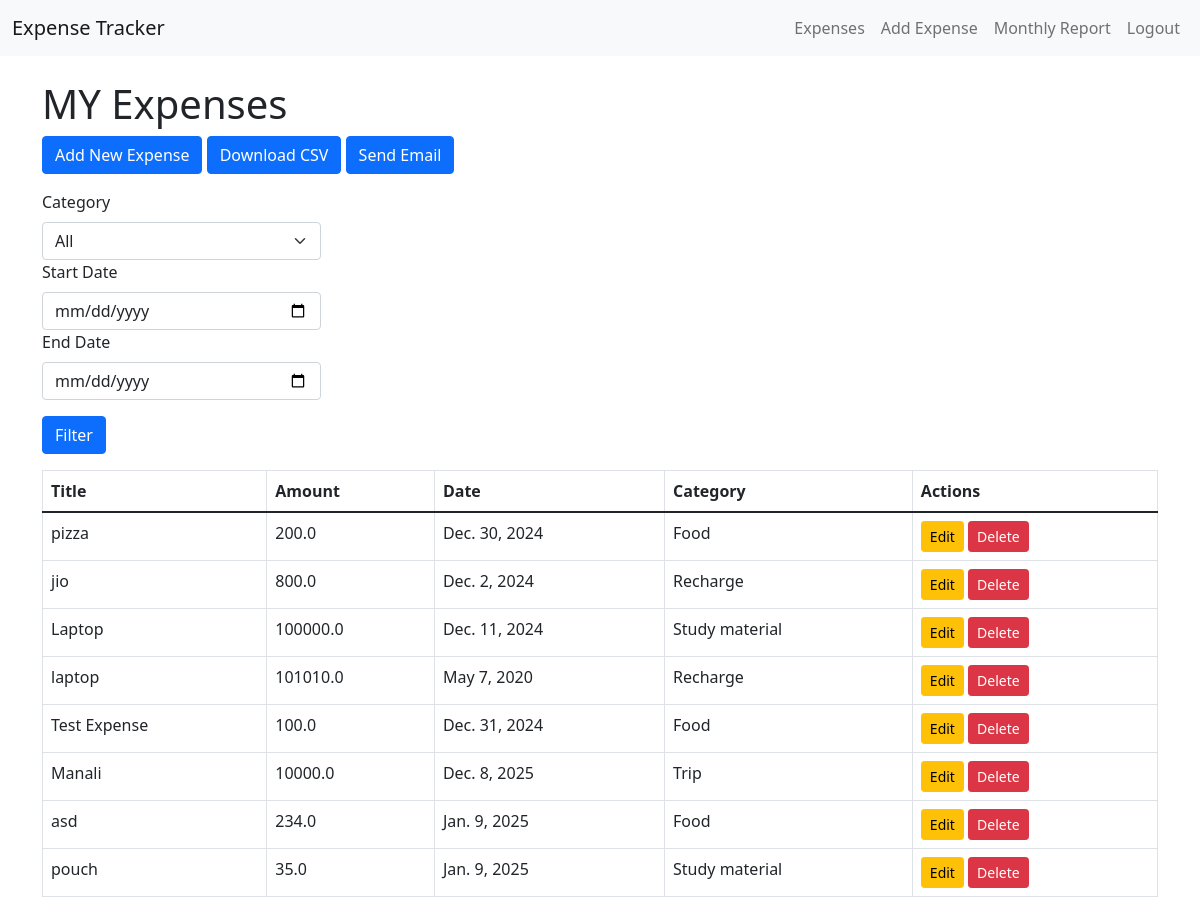
Page / (signed in) on the earlier database version.
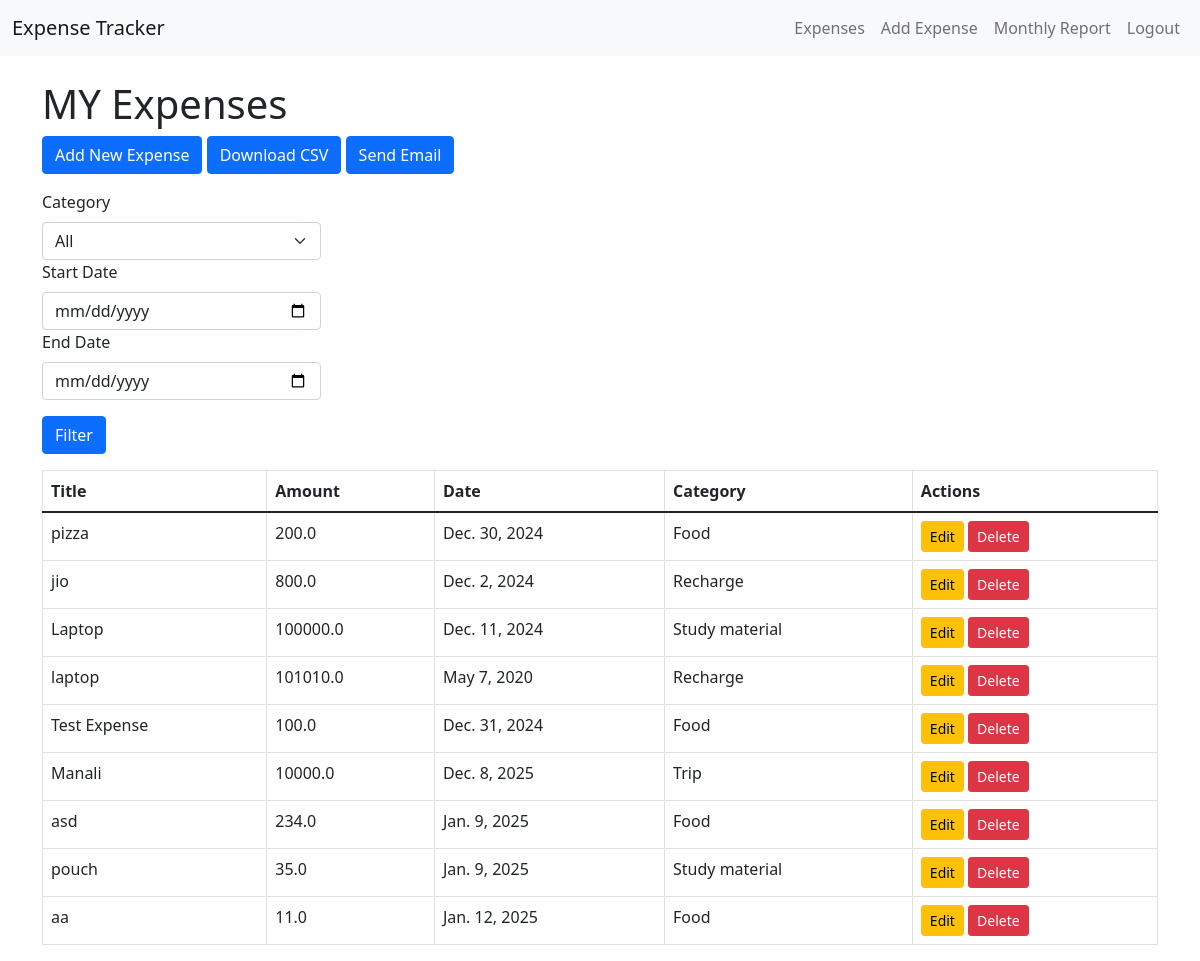
Same page on the later database version.
### tracker/models.py (models this page shows, shortened)
class Expense(models.Model):
    title = models.CharField(max_length=100)
    amount = models.FloatField()
    date = models.DateField()
    category = models.ForeignKey(Category, on_delete=models.SET_NULL, null=True)
    user = models.ForeignKey(User, on_delete=models.CASCADE)

class Category(models.Model):
    name = models.CharField(max_length=50)

### tracker/views.py (the view)
# urls.py: path('', views.expense_list, name='expense_list'),
@login_required
def expense_list(request):
    expenses = Expense.objects.filter(user=request.user)
    category_id = request.GET.get('category')
    start_date = request.GET.get('start_date')
    end_date = request.GET.get('end_date')
    if category_id:
        expenses = expenses.filter(category_id=category_id)
    if start_date and end_date:
        expenses = expenses.filter(date__range=[start_date, end_date])
    categories = Category.objects.all()
    return render(request, 'tracker/expense_list.html', {'expenses': expenses,'categories': categories,'selected category': category_id, 'start_date': start_date, 'end_date': end_date})

### tracker/templates/tracker/expense_list.html (shortened to what this page needs)
{% extends 'tracker/base.html' %}
{% block content %}
<h1>MY Expenses</h1>
<a href="{% url 'add_expense' %}" class="btn btn-primary mb-3">Add New Expense</a>
<a href="{% url 'export_csv' %}" class="btn btn-primary mb-3">Download CSV</a>
<a href="{% url 'send_email' %}" class="btn btn-primary mb-3">Send Email</a>
<form method="GET" class ="mb-3">
    <div class = "col-md-3">
        <label for="category" class="form-label">Category</label>
        <select name="category" id="category" class="form-select">
            <option value="">All</option>
        </select>
    </div>
    <div class="col-md-3">
        <label for="start_date" class="form-label">Start Date</label>
        <input type="date" name="start_date" id="start_date" class="form-control" value="{{ start_date }}">
    </div>
    <div class="col-md-3">
        <label for="end_date" class="form-label">End Date</label>
        <input type="date" name="end_date" id="end_date" class="form-control" value="{{ end_date }}">
    </div>
    <div class="col-md-3" d-flex align-items-end>
        <button type="submit" class="btn btn-primary mt-3">Filter</button>
    </div>
</form>
<table class="table table-bordered">
    <thead>
        <tr>
            <th>Title</th>
            <th>Amount</th>
            <th>Date</th>
            <th>Category</th>
            <th>Actions</th>
        </tr>
    </thead>
    <tbody>
        {% for expense in expenses %}
        <tr>
            <td>{{ expense.title }}</td>
            <td>{{ expense.amount }}</td>
            <td>{{ expense.date }}</td>
            <td>{{ expense.category.name }}</td>
            <td>
                <a href="{% url 'edit_expense' expense.id %}" class="btn btn-warning btn-sm">Edit</a>
                <a href="{% url 'delete_expense' expense.id %}" class="btn btn-danger btn-sm">Delete</a>
            </td>
        </tr>
        {% empty %}
        <tr>
            <td colspan="5" class="text-center">No expenses found.</td>
        </tr>
        {% endfor %}
    </tbody>
</table>
{% endblock %}

### tracker/templates/tracker/base.html (shortened to what this page needs)
<!DOCTYPE html>
<html lang="en">
<head>
    <link rel="stylesheet" href="https://cdnjs.cloudflare.com/ajax/libs/bootstrap/5.1.3/css/bootstrap.min.css">
</head>
    <nav class="navbar navbar-expand-lg navbar-light bg-light">
        <div class="container-fluid">
            <a class="navbar-brand" href="{% url 'expense_list' %}">Expense Tracker</a>
            <div class="collapse navbar-collapse">
                <ul class="navbar-nav ms-auto">
                    {% if user.is_authenticated %}
                        <li class="nav-item"><a class="nav-link" href="{% url 'expense_list' %}">Expenses</a></li>
                        <li class="nav-item"><a class="nav-link" href="{% url 'add_expense' %}">Add Expense</a></li>
                        <li class="nav-item"><a class="nav-link" href="{% url 'monthly_report' %}">Monthly Report</a></li>
                        <li class="nav-item">
                            <form method="POST" action="{% url 'logout' %}" style="display: inline;">
                            <button type="submit" class="btn btn-link nav-link" style="border: none; background: none; cursor: pointer;">
                                Logout
                            </button>
                            </form>
                        </li>
                    {% else %}
                        <li class="nav-item"><a class="nav-link" href="{% url 'login' %}">Login</a></li>
                        <li class="nav-item"><a class="nav-link" href="{% url 'signup' %}">Sign Up</a></li>
                    {% endif %}
                </ul>
            </div>
        </div>
    </nav>
    <div class="container mt-4">
        {% block content %}{% endblock %}
    </div>
</body>
</html>

Differences in the rows shown:
added Expense: title "aa", amount "11.0", date "Jan. 12, 2025", category.name "Food"
